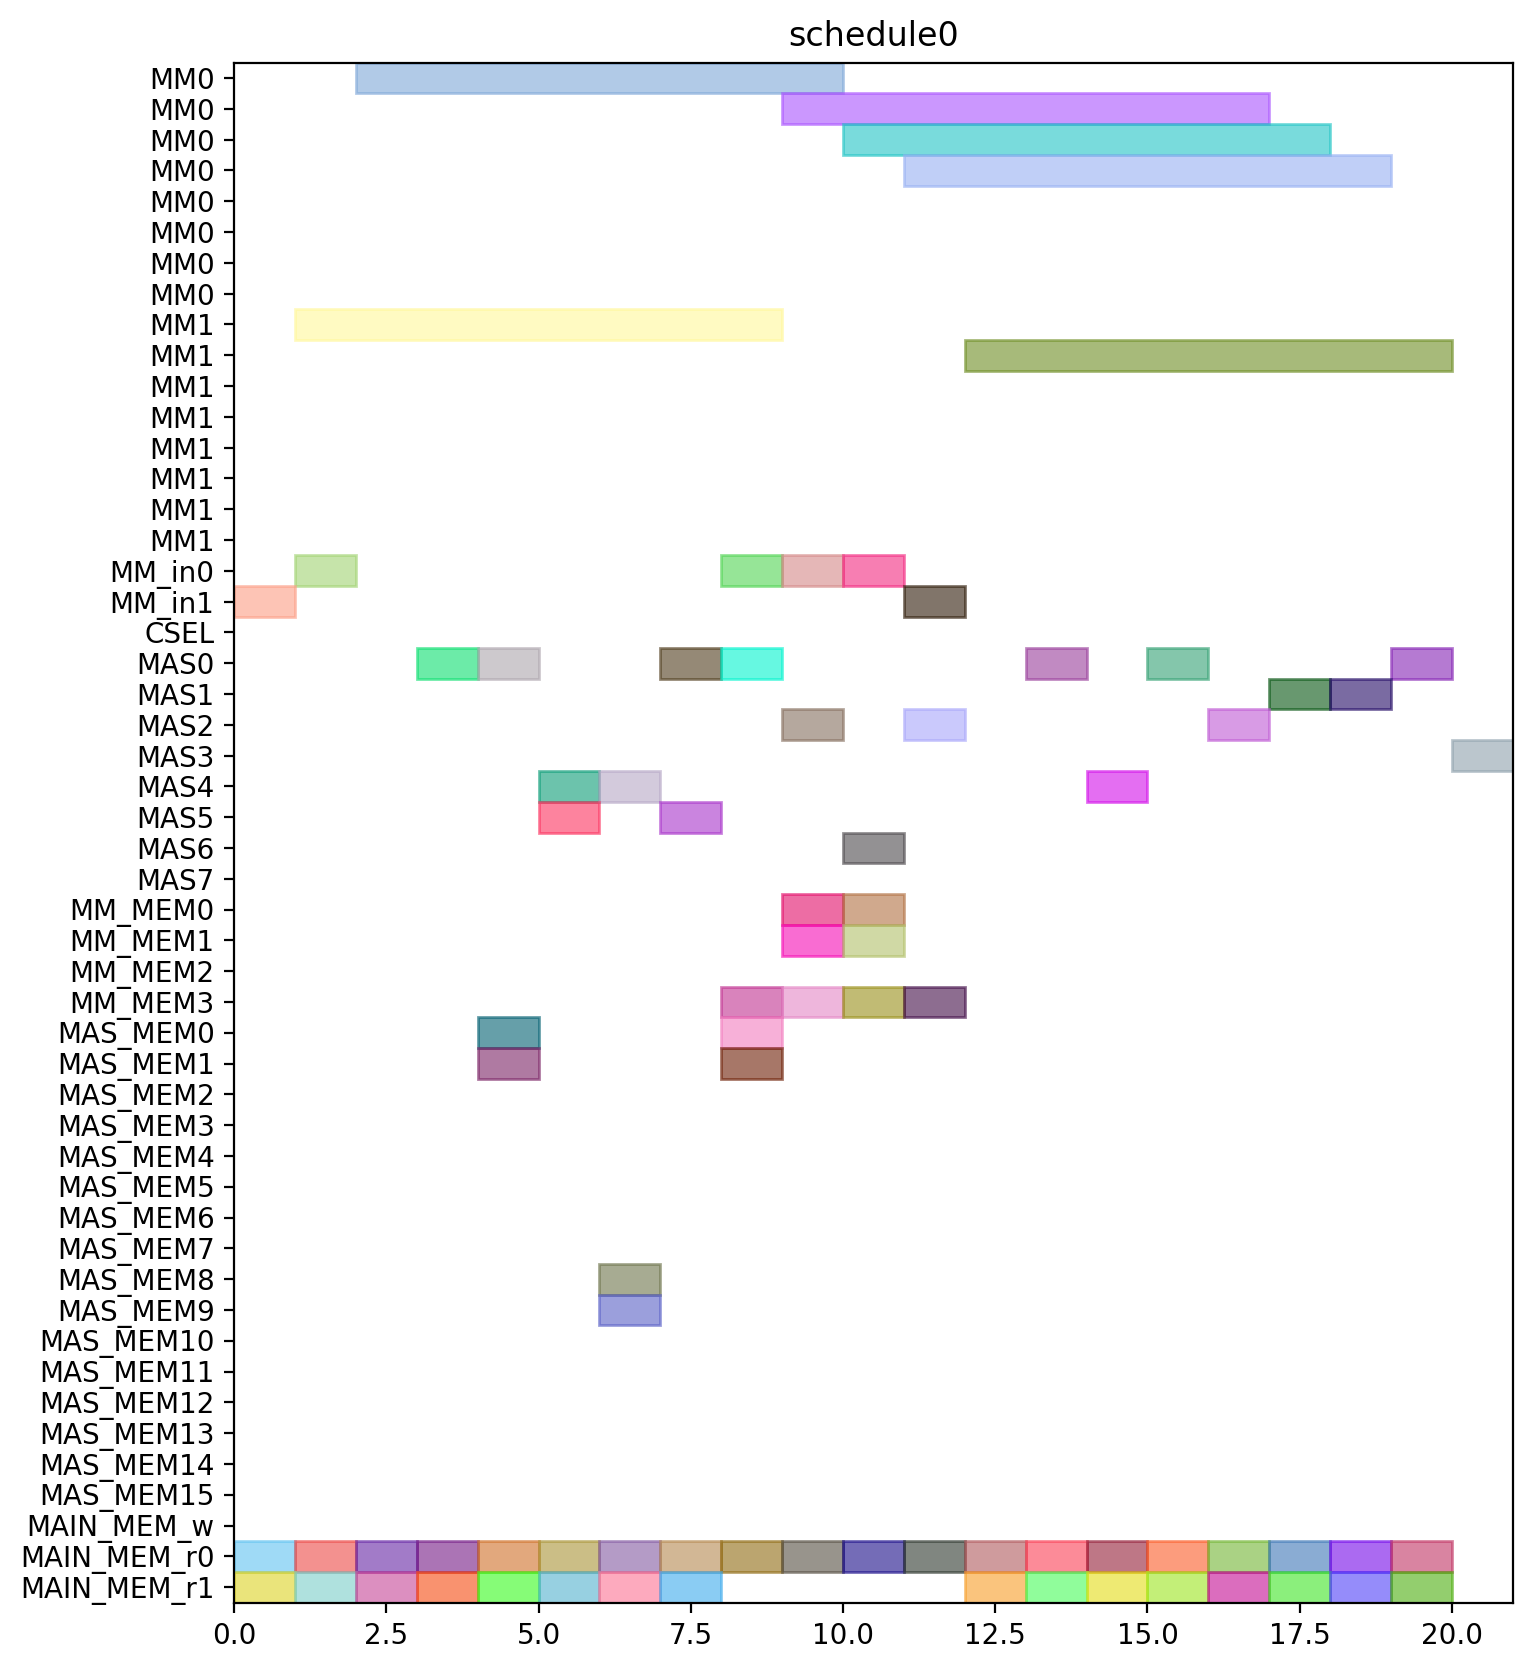

Here is the Python script that generated this plot:
from pyschedule import Scenario, solvers, plotters, alt


def solve():
	horizon = 120
	S = Scenario("schedule0", horizon=horizon)

	# resource
	MM = S.Resources('MM', num=2, size=8)
	MM_in = S.Resources('MM_in', num=2)
	CSEL = S.Resource('CSEL')
	MAS = S.Resources('MAS', num=8, size=1, periods=range(1, horizon))
	MM_MEM = S.Resources('MM_MEM', num=4)
	MAS_MEM = S.Resources('MAS_MEM', num=16)
	MAIN_MEM_w = S.Resource('MAIN_MEM_w', size=1)
	MAIN_MEM_r = S.Resources('MAIN_MEM_r', num=2)

	# result of previous scheduling

	# new tasks
	c_qinv_denom_inv0 = S.Task('c_qinv_denom_inv0', length=8, delay_cost=1)
	c_qinv_denom_inv0 += alt(MM)
	c_qinv_denom_inv0_in = S.Task('c_qinv_denom_inv0_in', length=1, delay_cost=1)
	c_qinv_denom_inv0_in += alt(MM_in)
	S += c_qinv_denom_inv0_in*MM_in[0]<=c_qinv_denom_inv0*MM[0]
	S += c_qinv_denom_inv0_in*MM_in[1]<=c_qinv_denom_inv0*MM[1]
	c_qinv_denom_inv0_mem0 = S.Task('c_qinv_denom_inv0_mem0', length=1, delay_cost=1)
	c_qinv_denom_inv0_mem0 += MAIN_MEM_r[0]
	S += c_qinv_denom_inv0_mem0 <= c_qinv_denom_inv0

	c_qinv_denom_inv0_mem1 = S.Task('c_qinv_denom_inv0_mem1', length=1, delay_cost=1)
	c_qinv_denom_inv0_mem1 += MAIN_MEM_r[1]
	S += c_qinv_denom_inv0_mem1 <= c_qinv_denom_inv0

	c_qinv_denom_inv1_ = S.Task('c_qinv_denom_inv1_', length=8, delay_cost=1)
	c_qinv_denom_inv1_ += alt(MM)
	c_qinv_denom_inv1__in = S.Task('c_qinv_denom_inv1__in', length=1, delay_cost=1)
	c_qinv_denom_inv1__in += alt(MM_in)
	S += c_qinv_denom_inv1__in*MM_in[0]<=c_qinv_denom_inv1_*MM[0]
	S += c_qinv_denom_inv1__in*MM_in[1]<=c_qinv_denom_inv1_*MM[1]
	c_qinv_denom_inv1__mem0 = S.Task('c_qinv_denom_inv1__mem0', length=1, delay_cost=1)
	c_qinv_denom_inv1__mem0 += MAIN_MEM_r[0]
	S += c_qinv_denom_inv1__mem0 <= c_qinv_denom_inv1_

	c_qinv_denom_inv1__mem1 = S.Task('c_qinv_denom_inv1__mem1', length=1, delay_cost=1)
	c_qinv_denom_inv1__mem1 += MAIN_MEM_r[1]
	S += c_qinv_denom_inv1__mem1 <= c_qinv_denom_inv1_

	c_qinv0_t2 = S.Task('c_qinv0_t2', length=1, delay_cost=1)
	c_qinv0_t2 += alt(MAS)
	c_qinv0_t2_mem0 = S.Task('c_qinv0_t2_mem0', length=1, delay_cost=1)
	c_qinv0_t2_mem0 += MAIN_MEM_r[0]
	S += c_qinv0_t2_mem0 <= c_qinv0_t2

	c_qinv0_t2_mem1 = S.Task('c_qinv0_t2_mem1', length=1, delay_cost=1)
	c_qinv0_t2_mem1 += MAIN_MEM_r[1]
	S += c_qinv0_t2_mem1 <= c_qinv0_t2

	c_qinv1__t2 = S.Task('c_qinv1__t2', length=1, delay_cost=1)
	c_qinv1__t2 += alt(MAS)
	c_qinv1__t2_mem0 = S.Task('c_qinv1__t2_mem0', length=1, delay_cost=1)
	c_qinv1__t2_mem0 += MAIN_MEM_r[0]
	S += c_qinv1__t2_mem0 <= c_qinv1__t2

	c_qinv1__t2_mem1 = S.Task('c_qinv1__t2_mem1', length=1, delay_cost=1)
	c_qinv1__t2_mem1 += MAIN_MEM_r[1]
	S += c_qinv1__t2_mem1 <= c_qinv1__t2

	c0_t0_t2 = S.Task('c0_t0_t2', length=1, delay_cost=1)
	c0_t0_t2 += alt(MAS)
	c0_t0_t2_mem0 = S.Task('c0_t0_t2_mem0', length=1, delay_cost=1)
	c0_t0_t2_mem0 += MAIN_MEM_r[0]
	S += c0_t0_t2_mem0 <= c0_t0_t2

	c0_t0_t2_mem1 = S.Task('c0_t0_t2_mem1', length=1, delay_cost=1)
	c0_t0_t2_mem1 += MAIN_MEM_r[1]
	S += c0_t0_t2_mem1 <= c0_t0_t2

	c0_t1_t2 = S.Task('c0_t1_t2', length=1, delay_cost=1)
	c0_t1_t2 += alt(MAS)
	c0_t1_t2_mem0 = S.Task('c0_t1_t2_mem0', length=1, delay_cost=1)
	c0_t1_t2_mem0 += MAIN_MEM_r[0]
	S += c0_t1_t2_mem0 <= c0_t1_t2

	c0_t1_t2_mem1 = S.Task('c0_t1_t2_mem1', length=1, delay_cost=1)
	c0_t1_t2_mem1 += MAIN_MEM_r[1]
	S += c0_t1_t2_mem1 <= c0_t1_t2

	c0_t20 = S.Task('c0_t20', length=1, delay_cost=1)
	c0_t20 += alt(MAS)
	c0_t20_mem0 = S.Task('c0_t20_mem0', length=1, delay_cost=1)
	c0_t20_mem0 += MAIN_MEM_r[0]
	S += c0_t20_mem0 <= c0_t20

	c0_t20_mem1 = S.Task('c0_t20_mem1', length=1, delay_cost=1)
	c0_t20_mem1 += MAIN_MEM_r[1]
	S += c0_t20_mem1 <= c0_t20

	c0_t21 = S.Task('c0_t21', length=1, delay_cost=1)
	c0_t21 += alt(MAS)
	c0_t21_mem0 = S.Task('c0_t21_mem0', length=1, delay_cost=1)
	c0_t21_mem0 += MAIN_MEM_r[0]
	S += c0_t21_mem0 <= c0_t21

	c0_t21_mem1 = S.Task('c0_t21_mem1', length=1, delay_cost=1)
	c0_t21_mem1 += MAIN_MEM_r[1]
	S += c0_t21_mem1 <= c0_t21

	c1_t0_t2 = S.Task('c1_t0_t2', length=1, delay_cost=1)
	c1_t0_t2 += alt(MAS)
	c1_t0_t2_mem0 = S.Task('c1_t0_t2_mem0', length=1, delay_cost=1)
	c1_t0_t2_mem0 += MAIN_MEM_r[0]
	S += c1_t0_t2_mem0 <= c1_t0_t2

	c1_t0_t2_mem1 = S.Task('c1_t0_t2_mem1', length=1, delay_cost=1)
	c1_t0_t2_mem1 += MAIN_MEM_r[1]
	S += c1_t0_t2_mem1 <= c1_t0_t2

	c1_t1_t2 = S.Task('c1_t1_t2', length=1, delay_cost=1)
	c1_t1_t2 += alt(MAS)
	c1_t1_t2_mem0 = S.Task('c1_t1_t2_mem0', length=1, delay_cost=1)
	c1_t1_t2_mem0 += MAIN_MEM_r[0]
	S += c1_t1_t2_mem0 <= c1_t1_t2

	c1_t1_t2_mem1 = S.Task('c1_t1_t2_mem1', length=1, delay_cost=1)
	c1_t1_t2_mem1 += MAIN_MEM_r[1]
	S += c1_t1_t2_mem1 <= c1_t1_t2

	c1_t20 = S.Task('c1_t20', length=1, delay_cost=1)
	c1_t20 += alt(MAS)
	c1_t20_mem0 = S.Task('c1_t20_mem0', length=1, delay_cost=1)
	c1_t20_mem0 += MAIN_MEM_r[0]
	S += c1_t20_mem0 <= c1_t20

	c1_t20_mem1 = S.Task('c1_t20_mem1', length=1, delay_cost=1)
	c1_t20_mem1 += MAIN_MEM_r[1]
	S += c1_t20_mem1 <= c1_t20

	c1_t21 = S.Task('c1_t21', length=1, delay_cost=1)
	c1_t21 += alt(MAS)
	c1_t21_mem0 = S.Task('c1_t21_mem0', length=1, delay_cost=1)
	c1_t21_mem0 += MAIN_MEM_r[0]
	S += c1_t21_mem0 <= c1_t21

	c1_t21_mem1 = S.Task('c1_t21_mem1', length=1, delay_cost=1)
	c1_t21_mem1 += MAIN_MEM_r[1]
	S += c1_t21_mem1 <= c1_t21

	c2_t0_t2 = S.Task('c2_t0_t2', length=1, delay_cost=1)
	c2_t0_t2 += alt(MAS)
	c2_t0_t2_mem0 = S.Task('c2_t0_t2_mem0', length=1, delay_cost=1)
	c2_t0_t2_mem0 += MAIN_MEM_r[0]
	S += c2_t0_t2_mem0 <= c2_t0_t2

	c2_t0_t2_mem1 = S.Task('c2_t0_t2_mem1', length=1, delay_cost=1)
	c2_t0_t2_mem1 += MAIN_MEM_r[1]
	S += c2_t0_t2_mem1 <= c2_t0_t2

	c2_t1_t2 = S.Task('c2_t1_t2', length=1, delay_cost=1)
	c2_t1_t2 += alt(MAS)
	c2_t1_t2_mem0 = S.Task('c2_t1_t2_mem0', length=1, delay_cost=1)
	c2_t1_t2_mem0 += MAIN_MEM_r[0]
	S += c2_t1_t2_mem0 <= c2_t1_t2

	c2_t1_t2_mem1 = S.Task('c2_t1_t2_mem1', length=1, delay_cost=1)
	c2_t1_t2_mem1 += MAIN_MEM_r[1]
	S += c2_t1_t2_mem1 <= c2_t1_t2

	c2_t20 = S.Task('c2_t20', length=1, delay_cost=1)
	c2_t20 += alt(MAS)
	c2_t20_mem0 = S.Task('c2_t20_mem0', length=1, delay_cost=1)
	c2_t20_mem0 += MAIN_MEM_r[0]
	S += c2_t20_mem0 <= c2_t20

	c2_t20_mem1 = S.Task('c2_t20_mem1', length=1, delay_cost=1)
	c2_t20_mem1 += MAIN_MEM_r[1]
	S += c2_t20_mem1 <= c2_t20

	c2_t21 = S.Task('c2_t21', length=1, delay_cost=1)
	c2_t21 += alt(MAS)
	c2_t21_mem0 = S.Task('c2_t21_mem0', length=1, delay_cost=1)
	c2_t21_mem0 += MAIN_MEM_r[0]
	S += c2_t21_mem0 <= c2_t21

	c2_t21_mem1 = S.Task('c2_t21_mem1', length=1, delay_cost=1)
	c2_t21_mem1 += MAIN_MEM_r[1]
	S += c2_t21_mem1 <= c2_t21

	c_qinv0_t0 = S.Task('c_qinv0_t0', length=8, delay_cost=1)
	c_qinv0_t0 += alt(MM)
	c_qinv0_t0_in = S.Task('c_qinv0_t0_in', length=1, delay_cost=1)
	c_qinv0_t0_in += alt(MM_in)
	S += c_qinv0_t0_in*MM_in[0]<=c_qinv0_t0*MM[0]
	S += c_qinv0_t0_in*MM_in[1]<=c_qinv0_t0*MM[1]
	c_qinv0_t0_mem0 = S.Task('c_qinv0_t0_mem0', length=1, delay_cost=1)
	c_qinv0_t0_mem0 += MAIN_MEM_r[0]
	S += c_qinv0_t0_mem0 <= c_qinv0_t0

	c_qinv0_t0_mem1 = S.Task('c_qinv0_t0_mem1', length=1, delay_cost=1)
	c_qinv0_t0_mem1 += alt(MM_MEM)
	S += (c_qinv_denom_inv0*MM[0])-1 < c_qinv0_t0_mem1*MM_MEM[1]
	S += (c_qinv_denom_inv0*MM[1])-1 < c_qinv0_t0_mem1*MM_MEM[3]
	S += c_qinv0_t0_mem1 <= c_qinv0_t0

	c_qinv0_t1 = S.Task('c_qinv0_t1', length=8, delay_cost=1)
	c_qinv0_t1 += alt(MM)
	c_qinv0_t1_in = S.Task('c_qinv0_t1_in', length=1, delay_cost=1)
	c_qinv0_t1_in += alt(MM_in)
	S += c_qinv0_t1_in*MM_in[0]<=c_qinv0_t1*MM[0]
	S += c_qinv0_t1_in*MM_in[1]<=c_qinv0_t1*MM[1]
	c_qinv0_t1_mem0 = S.Task('c_qinv0_t1_mem0', length=1, delay_cost=1)
	c_qinv0_t1_mem0 += MAIN_MEM_r[0]
	S += c_qinv0_t1_mem0 <= c_qinv0_t1

	c_qinv0_t1_mem1 = S.Task('c_qinv0_t1_mem1', length=1, delay_cost=1)
	c_qinv0_t1_mem1 += alt(MM_MEM)
	S += (c_qinv_denom_inv1_*MM[0])-1 < c_qinv0_t1_mem1*MM_MEM[1]
	S += (c_qinv_denom_inv1_*MM[1])-1 < c_qinv0_t1_mem1*MM_MEM[3]
	S += c_qinv0_t1_mem1 <= c_qinv0_t1

	c_qinv0_t3 = S.Task('c_qinv0_t3', length=1, delay_cost=1)
	c_qinv0_t3 += alt(MAS)
	c_qinv0_t3_mem0 = S.Task('c_qinv0_t3_mem0', length=1, delay_cost=1)
	c_qinv0_t3_mem0 += alt(MM_MEM)
	S += (c_qinv_denom_inv0*MM[0])-1 < c_qinv0_t3_mem0*MM_MEM[0]
	S += (c_qinv_denom_inv0*MM[1])-1 < c_qinv0_t3_mem0*MM_MEM[2]
	S += c_qinv0_t3_mem0 <= c_qinv0_t3

	c_qinv0_t3_mem1 = S.Task('c_qinv0_t3_mem1', length=1, delay_cost=1)
	c_qinv0_t3_mem1 += alt(MM_MEM)
	S += (c_qinv_denom_inv1_*MM[0])-1 < c_qinv0_t3_mem1*MM_MEM[1]
	S += (c_qinv_denom_inv1_*MM[1])-1 < c_qinv0_t3_mem1*MM_MEM[3]
	S += c_qinv0_t3_mem1 <= c_qinv0_t3

	c_qinv1__t0 = S.Task('c_qinv1__t0', length=8, delay_cost=1)
	c_qinv1__t0 += alt(MM)
	c_qinv1__t0_in = S.Task('c_qinv1__t0_in', length=1, delay_cost=1)
	c_qinv1__t0_in += alt(MM_in)
	S += c_qinv1__t0_in*MM_in[0]<=c_qinv1__t0*MM[0]
	S += c_qinv1__t0_in*MM_in[1]<=c_qinv1__t0*MM[1]
	c_qinv1__t0_mem0 = S.Task('c_qinv1__t0_mem0', length=1, delay_cost=1)
	c_qinv1__t0_mem0 += MAIN_MEM_r[0]
	S += c_qinv1__t0_mem0 <= c_qinv1__t0

	c_qinv1__t0_mem1 = S.Task('c_qinv1__t0_mem1', length=1, delay_cost=1)
	c_qinv1__t0_mem1 += alt(MM_MEM)
	S += (c_qinv_denom_inv0*MM[0])-1 < c_qinv1__t0_mem1*MM_MEM[1]
	S += (c_qinv_denom_inv0*MM[1])-1 < c_qinv1__t0_mem1*MM_MEM[3]
	S += c_qinv1__t0_mem1 <= c_qinv1__t0

	c_qinv1__t1 = S.Task('c_qinv1__t1', length=8, delay_cost=1)
	c_qinv1__t1 += alt(MM)
	c_qinv1__t1_in = S.Task('c_qinv1__t1_in', length=1, delay_cost=1)
	c_qinv1__t1_in += alt(MM_in)
	S += c_qinv1__t1_in*MM_in[0]<=c_qinv1__t1*MM[0]
	S += c_qinv1__t1_in*MM_in[1]<=c_qinv1__t1*MM[1]
	c_qinv1__t1_mem0 = S.Task('c_qinv1__t1_mem0', length=1, delay_cost=1)
	c_qinv1__t1_mem0 += MAIN_MEM_r[0]
	S += c_qinv1__t1_mem0 <= c_qinv1__t1

	c_qinv1__t1_mem1 = S.Task('c_qinv1__t1_mem1', length=1, delay_cost=1)
	c_qinv1__t1_mem1 += alt(MM_MEM)
	S += (c_qinv_denom_inv1_*MM[0])-1 < c_qinv1__t1_mem1*MM_MEM[1]
	S += (c_qinv_denom_inv1_*MM[1])-1 < c_qinv1__t1_mem1*MM_MEM[3]
	S += c_qinv1__t1_mem1 <= c_qinv1__t1

	c_qinv1__t3 = S.Task('c_qinv1__t3', length=1, delay_cost=1)
	c_qinv1__t3 += alt(MAS)
	c_qinv1__t3_mem0 = S.Task('c_qinv1__t3_mem0', length=1, delay_cost=1)
	c_qinv1__t3_mem0 += alt(MM_MEM)
	S += (c_qinv_denom_inv0*MM[0])-1 < c_qinv1__t3_mem0*MM_MEM[0]
	S += (c_qinv_denom_inv0*MM[1])-1 < c_qinv1__t3_mem0*MM_MEM[2]
	S += c_qinv1__t3_mem0 <= c_qinv1__t3

	c_qinv1__t3_mem1 = S.Task('c_qinv1__t3_mem1', length=1, delay_cost=1)
	c_qinv1__t3_mem1 += alt(MM_MEM)
	S += (c_qinv_denom_inv1_*MM[0])-1 < c_qinv1__t3_mem1*MM_MEM[1]
	S += (c_qinv_denom_inv1_*MM[1])-1 < c_qinv1__t3_mem1*MM_MEM[3]
	S += c_qinv1__t3_mem1 <= c_qinv1__t3

	c0_t4_t2 = S.Task('c0_t4_t2', length=1, delay_cost=1)
	c0_t4_t2 += alt(MAS)
	c0_t4_t2_mem0 = S.Task('c0_t4_t2_mem0', length=1, delay_cost=1)
	c0_t4_t2_mem0 += alt(MAS_MEM)
	S += (c0_t20*MAS[0])-1 < c0_t4_t2_mem0*MAS_MEM[0]
	S += (c0_t20*MAS[1])-1 < c0_t4_t2_mem0*MAS_MEM[2]
	S += (c0_t20*MAS[2])-1 < c0_t4_t2_mem0*MAS_MEM[4]
	S += (c0_t20*MAS[3])-1 < c0_t4_t2_mem0*MAS_MEM[6]
	S += (c0_t20*MAS[4])-1 < c0_t4_t2_mem0*MAS_MEM[8]
	S += (c0_t20*MAS[5])-1 < c0_t4_t2_mem0*MAS_MEM[10]
	S += (c0_t20*MAS[6])-1 < c0_t4_t2_mem0*MAS_MEM[12]
	S += (c0_t20*MAS[7])-1 < c0_t4_t2_mem0*MAS_MEM[14]
	S += c0_t4_t2_mem0 <= c0_t4_t2

	c0_t4_t2_mem1 = S.Task('c0_t4_t2_mem1', length=1, delay_cost=1)
	c0_t4_t2_mem1 += alt(MAS_MEM)
	S += (c0_t21*MAS[0])-1 < c0_t4_t2_mem1*MAS_MEM[1]
	S += (c0_t21*MAS[1])-1 < c0_t4_t2_mem1*MAS_MEM[3]
	S += (c0_t21*MAS[2])-1 < c0_t4_t2_mem1*MAS_MEM[5]
	S += (c0_t21*MAS[3])-1 < c0_t4_t2_mem1*MAS_MEM[7]
	S += (c0_t21*MAS[4])-1 < c0_t4_t2_mem1*MAS_MEM[9]
	S += (c0_t21*MAS[5])-1 < c0_t4_t2_mem1*MAS_MEM[11]
	S += (c0_t21*MAS[6])-1 < c0_t4_t2_mem1*MAS_MEM[13]
	S += (c0_t21*MAS[7])-1 < c0_t4_t2_mem1*MAS_MEM[15]
	S += c0_t4_t2_mem1 <= c0_t4_t2

	c1_t4_t2 = S.Task('c1_t4_t2', length=1, delay_cost=1)
	c1_t4_t2 += alt(MAS)
	c1_t4_t2_mem0 = S.Task('c1_t4_t2_mem0', length=1, delay_cost=1)
	c1_t4_t2_mem0 += alt(MAS_MEM)
	S += (c1_t20*MAS[0])-1 < c1_t4_t2_mem0*MAS_MEM[0]
	S += (c1_t20*MAS[1])-1 < c1_t4_t2_mem0*MAS_MEM[2]
	S += (c1_t20*MAS[2])-1 < c1_t4_t2_mem0*MAS_MEM[4]
	S += (c1_t20*MAS[3])-1 < c1_t4_t2_mem0*MAS_MEM[6]
	S += (c1_t20*MAS[4])-1 < c1_t4_t2_mem0*MAS_MEM[8]
	S += (c1_t20*MAS[5])-1 < c1_t4_t2_mem0*MAS_MEM[10]
	S += (c1_t20*MAS[6])-1 < c1_t4_t2_mem0*MAS_MEM[12]
	S += (c1_t20*MAS[7])-1 < c1_t4_t2_mem0*MAS_MEM[14]
	S += c1_t4_t2_mem0 <= c1_t4_t2

	c1_t4_t2_mem1 = S.Task('c1_t4_t2_mem1', length=1, delay_cost=1)
	c1_t4_t2_mem1 += alt(MAS_MEM)
	S += (c1_t21*MAS[0])-1 < c1_t4_t2_mem1*MAS_MEM[1]
	S += (c1_t21*MAS[1])-1 < c1_t4_t2_mem1*MAS_MEM[3]
	S += (c1_t21*MAS[2])-1 < c1_t4_t2_mem1*MAS_MEM[5]
	S += (c1_t21*MAS[3])-1 < c1_t4_t2_mem1*MAS_MEM[7]
	S += (c1_t21*MAS[4])-1 < c1_t4_t2_mem1*MAS_MEM[9]
	S += (c1_t21*MAS[5])-1 < c1_t4_t2_mem1*MAS_MEM[11]
	S += (c1_t21*MAS[6])-1 < c1_t4_t2_mem1*MAS_MEM[13]
	S += (c1_t21*MAS[7])-1 < c1_t4_t2_mem1*MAS_MEM[15]
	S += c1_t4_t2_mem1 <= c1_t4_t2

	c2_t4_t2 = S.Task('c2_t4_t2', length=1, delay_cost=1)
	c2_t4_t2 += alt(MAS)
	c2_t4_t2_mem0 = S.Task('c2_t4_t2_mem0', length=1, delay_cost=1)
	c2_t4_t2_mem0 += alt(MAS_MEM)
	S += (c2_t20*MAS[0])-1 < c2_t4_t2_mem0*MAS_MEM[0]
	S += (c2_t20*MAS[1])-1 < c2_t4_t2_mem0*MAS_MEM[2]
	S += (c2_t20*MAS[2])-1 < c2_t4_t2_mem0*MAS_MEM[4]
	S += (c2_t20*MAS[3])-1 < c2_t4_t2_mem0*MAS_MEM[6]
	S += (c2_t20*MAS[4])-1 < c2_t4_t2_mem0*MAS_MEM[8]
	S += (c2_t20*MAS[5])-1 < c2_t4_t2_mem0*MAS_MEM[10]
	S += (c2_t20*MAS[6])-1 < c2_t4_t2_mem0*MAS_MEM[12]
	S += (c2_t20*MAS[7])-1 < c2_t4_t2_mem0*MAS_MEM[14]
	S += c2_t4_t2_mem0 <= c2_t4_t2

	c2_t4_t2_mem1 = S.Task('c2_t4_t2_mem1', length=1, delay_cost=1)
	c2_t4_t2_mem1 += alt(MAS_MEM)
	S += (c2_t21*MAS[0])-1 < c2_t4_t2_mem1*MAS_MEM[1]
	S += (c2_t21*MAS[1])-1 < c2_t4_t2_mem1*MAS_MEM[3]
	S += (c2_t21*MAS[2])-1 < c2_t4_t2_mem1*MAS_MEM[5]
	S += (c2_t21*MAS[3])-1 < c2_t4_t2_mem1*MAS_MEM[7]
	S += (c2_t21*MAS[4])-1 < c2_t4_t2_mem1*MAS_MEM[9]
	S += (c2_t21*MAS[5])-1 < c2_t4_t2_mem1*MAS_MEM[11]
	S += (c2_t21*MAS[6])-1 < c2_t4_t2_mem1*MAS_MEM[13]
	S += (c2_t21*MAS[7])-1 < c2_t4_t2_mem1*MAS_MEM[15]
	S += c2_t4_t2_mem1 <= c2_t4_t2

	solvers.mip.solve(S,msg=1,kind='CPLEX',ratio_gap=1.01)

	solution = [['hoge']*len(S.solution()[1]) for i in range(len(S.solution()))]
	for i in range(len(S.solution())):
		for j in range(len(S.solution()[i])):
			solution[i][j]=str(S.solution()[i][j])
	print(solution)

	cycles = int(solution[-1][3])

	pic_file_name = "/home/mfukuda/ABE/multiRAM_multiMAS_16mux/scheduling_result/stage8MM2_stage1MAS8/FP12_INV_AFTER_FPINV/schedule0.png"
	if(S.solution() != []):
		plotters.matplotlib.plot(S,img_filename=pic_file_name, show_task_labels=False, fig_size=(cycles*0.25+3, 10))

	return solution
